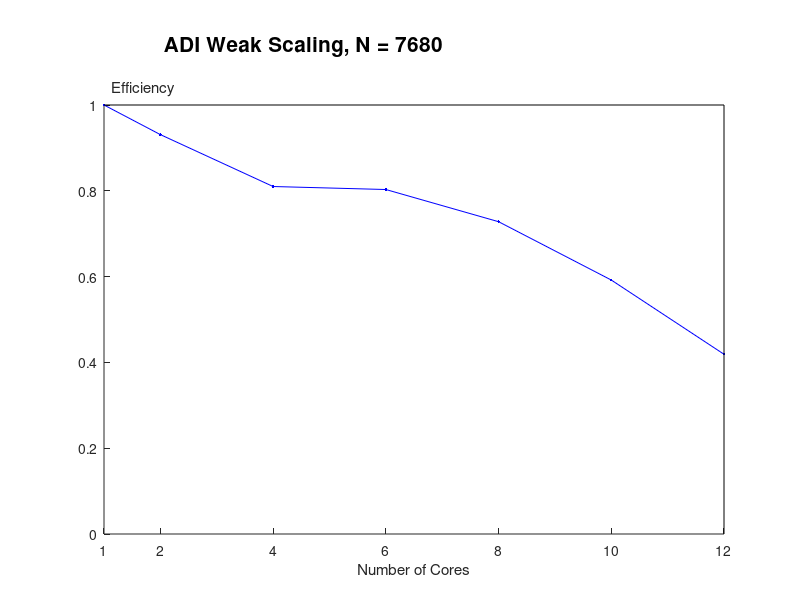

MATLAB code for this plot:
clear;
top = 1;
bottom = 0;
right = 12;
left = 1;

cores = [1 2 4 6 8 10 12];

efficiency = [1.000 0.931 0.810 0.803 0.728 0.592 0.419];

hold on;

plot(cores,efficiency,'-b.');

xlim([1 12]);
ylim([0 1]);
set(gca,'XTick',[1 2 4 6 8 10 12])

line([1 12],[1 1],'Color',[0.0 0.0 0.0]);
line([12 12],[1 0],'Color',[0.0 0.0 0.0]);

hold off;

% legh = legend([h3 h2 h1],'AVX + ILP','AVX',...
%                   'Scalar','Location','SouthEast');
% vertOffset = (top - bottom)*0.02;
% set(legh,'Position',get(legh,'Position') + [0 vertOffset 0 0]);

xlabel('Number of Cores');
ylabel('Efficiency');
set(get(gca,'YLabel'),'Rotation',0);
ylabh = get(gca,'YLabel');
vertOffset = (top - bottom)*0.52;
horzOffset = (right - left)*0.12;
set(ylabh,'Position',get(ylabh,'Position') + [horzOffset vertOffset 0]);

set(gca,'Position',get(gca,'Position') - [0 0 0 0.1]);
h = title('ADI Weak Scaling, N = 7680','FontSize', 15);
vertOffset = (top - bottom)*0.08;
horzOffset = (right - left)*-0.178;
set(h,'Position',get(h,'Position') + [horzOffset vertOffset 0]);

set(gcf,'color','w');